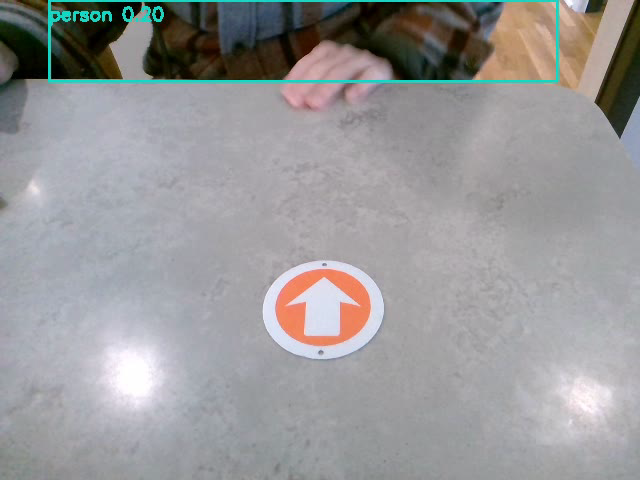
#> input picture YOLODataset/images/train/frame0018_55d94e8c.png, 640 x 480 px
$ python -i utils.py   (imports and definitions only)
#> lines starting #> are read from the running program, lines starting #| are printed output that depends on the picture; after the words box and inside, x2 and y2 are one past the last pixel; in counts of white or black regions, pixels touching at a corner belong together
import math

import cv2
import numpy as np
from matplotlib import pyplot as plt
from collections import defaultdict

class Line:
    # [4 lines left out: function __init__, not called in this run]

class Pq:
    def __init__(self):
        self.items = []


    def insert(self, item: Line):
        self.items.append(item)
        self.items.sort(key=lambda x: x.priority)

    def pop(self):
        return self.items.pop(0)

    def is_empty(self):
        return len(self.items) == 0


# [5 lines left out: function create_gray_image_from_path, not called in this run]

def render_dots(img, items):
    for i in items:
        img[i[0][1], i[0][0]] = 125

def show_image(img):
    plt.imshow(img, interpolation='nearest', cmap='gray')
    plt.show()


def remove_background_and_make_foreground_white(gray):

    # Blur to reduce noise
    blurred = cv2.GaussianBlur(gray, (5, 5), 0)

    # Otsu threshold to get a clean mask
    _, thresh = cv2.threshold(blurred, 0, 255, cv2.THRESH_BINARY + cv2.THRESH_OTSU)

    # Find contours
    contours, _ = cv2.findContours(thresh, cv2.RETR_EXTERNAL, cv2.CHAIN_APPROX_SIMPLE)

    if not contours:
        raise ValueError("No foreground shape found")

    # Select the largest contour as the shape
    largest = max(contours, key=cv2.contourArea)

    # Create a white background
    output = np.ones_like(gray) * 255

    # Draw the shape filled in black
    cv2.drawContours(output, [largest], -1, 0, thickness=cv2.FILLED)

    return output


class ArrowParser():
    # [82 lines left out: functions __init__, get_corners, flatten_double_array, get_furthest_pts, set_pts, get_midpoint and 1 more, not called in this run]


def get_distance_between_2_pts(p1, p2):
    return math.sqrt((p2[0] - p1[0])**2 + (p2[1] - p1[1])**2)


# [6 lines left out: function flatten_array_all, not called in this run]

>>> import cv2
>>> picture = cv2.imread('../YOLODataset/images/train/frame0018_55d94e8c.png', cv2.IMREAD_GRAYSCALE)
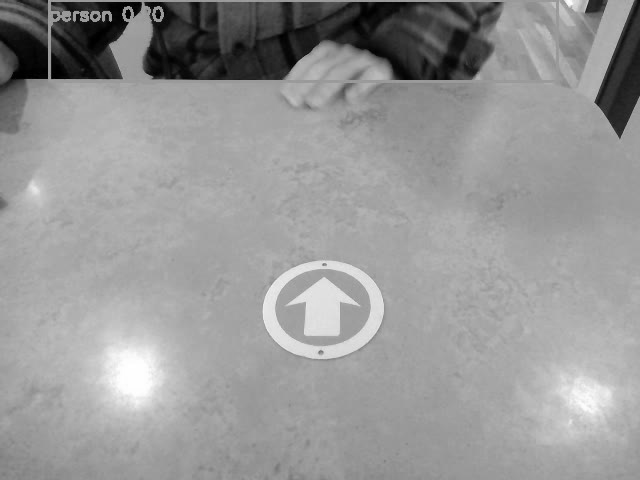
#> picture: shape (480, 640); min 0, max 255, mean 151.7
>>> result = remove_background_and_make_foreground_white(picture)
#> in remove_background_and_make_foreground_white, `_, thresh = cv2.threshold(blurred, 0, 255, cv2.THRESH_BINARY + cv2.THR..`:
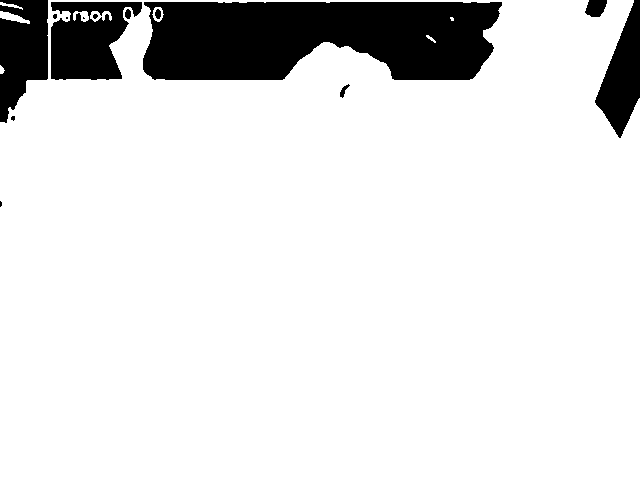
#> thresh: shape (480, 640); 88% white; 14 black regions (6 under 20 px)
#> in remove_background_and_make_foreground_white, `contours, _ = cv2.findContours(thresh, cv2.RETR_EXTERNAL, cv2.CHAIN_AP..`: contours = 4 contours; box (x1, y1, x2, y2) and area: (0, 0, 640, 480) 297821, (0, 11, 30, 24) 147, (0, 2, 23, 10) 38, (0, 65, 5, 74) 20
#> in remove_background_and_make_foreground_white, `largest = max(contours, key=cv2.contourArea)`: largest = contour of 215 points, box (x1, y1, x2, y2) (0, 0, 640, 480), area 297821
#> in remove_background_and_make_foreground_white, `cv2.drawContours(output, [largest], -1, 0, thickness=cv2.FILLED)`:
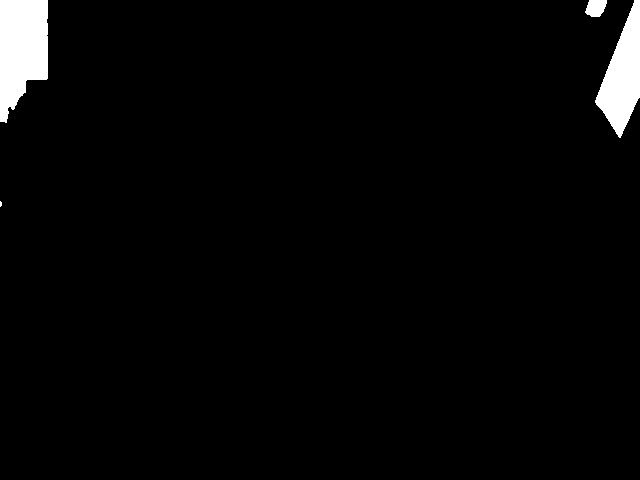
#> output: shape (480, 640); 2.7% white; 4 white regions (1 under 20 px), largest, box (x1, y1, x2, y2) and area: (0, 0, 48, 123) 4573, (595, 0, 640, 138) 3343, (585, 0, 607, 17) 290

$ run again, on YOLODataset/images/train/frame0217_aaffa86d.png
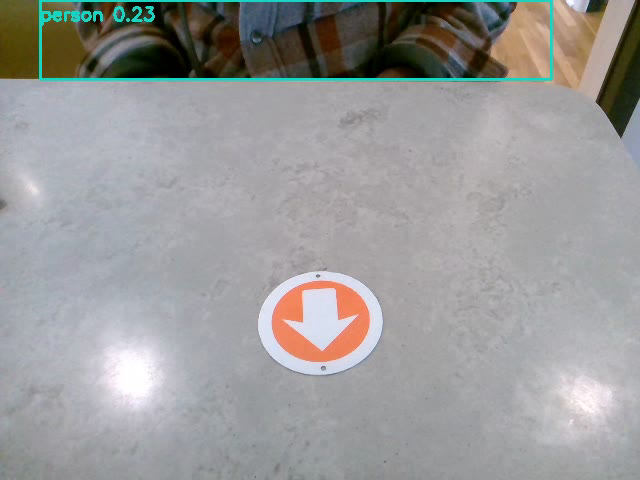
#> input picture YOLODataset/images/train/frame0217_aaffa86d.png, 640 x 480 px
#> in remove_background_and_make_foreground_white, `_, thresh = cv2.threshold(blurred, 0, 255, cv2.THRESH_BINARY + cv2.THR..`:
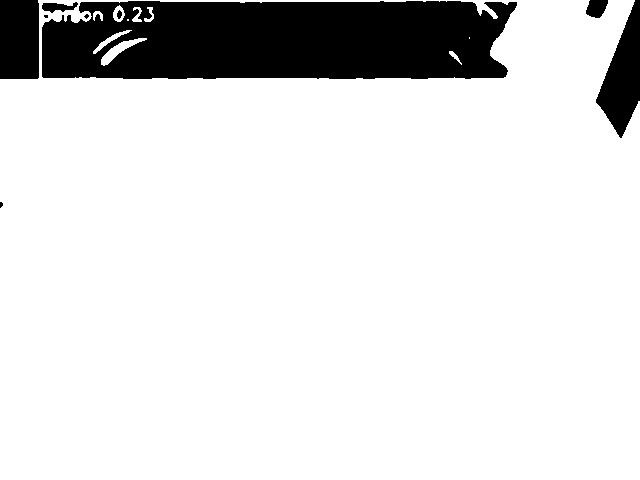
#> thresh: shape (480, 640); 86.9% white; 9 black regions (3 under 20 px)
#> contours = 1 contour; box (x1, y1, x2, y2) and area: (0, 0, 640, 480) 299366
#> largest = contour of 181 points, box (x1, y1, x2, y2) (0, 0, 640, 480), area 299366
#> in remove_background_and_make_foreground_white, `cv2.drawContours(output, [largest], -1, 0, thickness=cv2.FILLED)`:
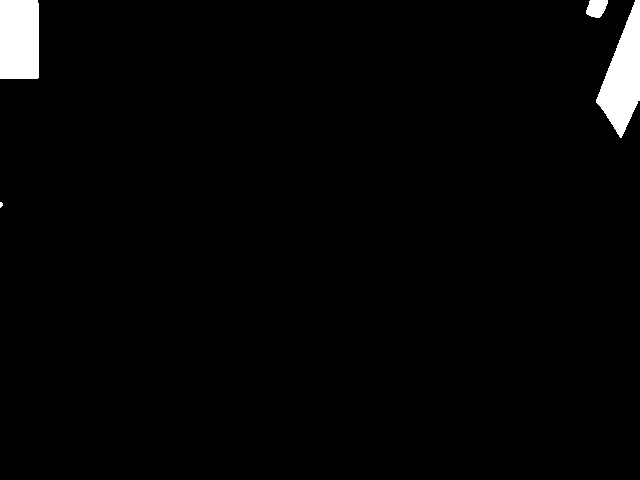
#> output: shape (480, 640); 2.2% white; 4 white regions (1 under 20 px), largest, box (x1, y1, x2, y2) and area: (596, 0, 640, 138) 3274, (0, 0, 39, 79) 3077, (586, 0, 608, 18) 301
